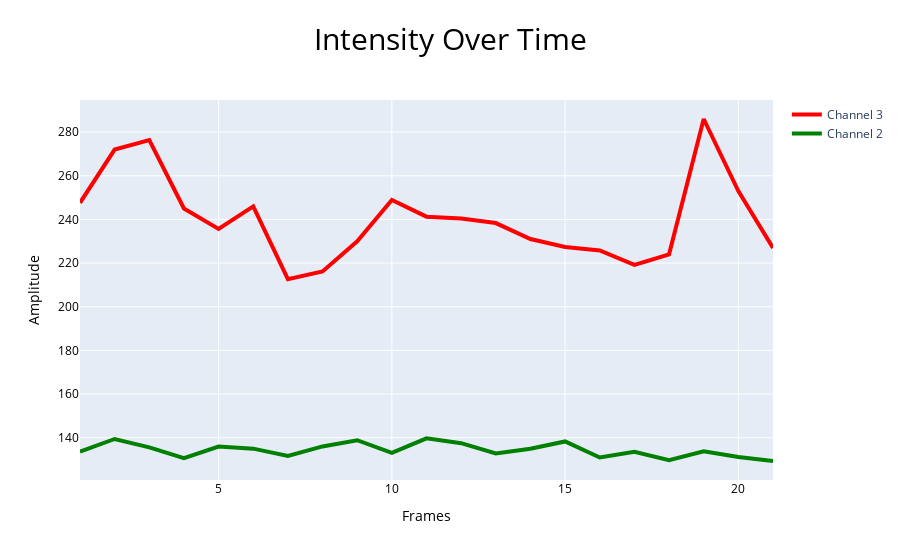

The code cell stored with this chart in its notebook:
### Code cell
import plotly.graph_objects as go
current_track = track_df[track_df['track_id'] == 516]
# Create Line plot
fig = go.Figure()

fig.add_trace(go.Scatter(x=current_track['frame'], y=current_track['amplitude'], name = 'Channel 3',
             line = dict(color = 'red', width = 4)))
fig.add_trace(go.Scatter(x=current_track['frame'], y=current_track['c2_amp'],name = 'Channel 2', 
                        line=dict(color='green', width = 4)))

# Edit the layout
fig.update_layout(title='Intensity Over Time', title_x = 0.5,
                   xaxis_title='Frames',  xaxis_color = 'black', title_font = dict(color = 'black', size = 30),
                   yaxis_title='Amplitude', yaxis_color = 'black', legend=dict(bgcolor=None),autosize = True, plot_bgcolor = None,
                 paper_bgcolor = None)


fig.show()

### Figure 1 — Plotly figure (JSON) as saved in the notebook; plotly's stock layout.template omitted (floating-point values rounded to 4 significant figures)
{"data": [{"line": {"color": "red", "width": 4}, "name": "Channel 3", "type": "scatter", "x": [1, 2, 3, 4, 5, 6, 7, 8, 9, 10, 11, 12, 13, 14, 15, 16, 17, 18, 19, 20, 21], "y": [247.6, 272.0, 276.3, 245.0, 235.6, 246.0, 212.7, 216.1, 230.0, 248.9, 241.3, 240.4, 238.3, 231.0, 227.4, 225.8, 219.2, 224.0, 286.0, 253.0, 226.9]}, {"line": {"color": "green", "width": 4}, "name": "Channel 2", "type": "scatter", "x": [1, 2, 3, 4, 5, 6, 7, 8, 9, 10, 11, 12, 13, 14, 15, 16, 17, 18, 19, 20, 21], "y": [133.6, 139.4, 135.6, 130.7, 135.9, 135.0, 131.6, 136.0, 138.9, 133.1, 139.7, 137.5, 132.8, 134.9, 138.3, 130.9, 133.6, 129.7, 133.8, 131.1, 129.3]}], "layout": {"autosize": true, "title": {"font": {"color": "black", "size": 30}, "text": "Intensity Over Time", "x": 0.5}, "xaxis": {"color": "black", "title": {"text": "Frames"}}, "yaxis": {"color": "black", "title": {"text": "Amplitude"}}}}
